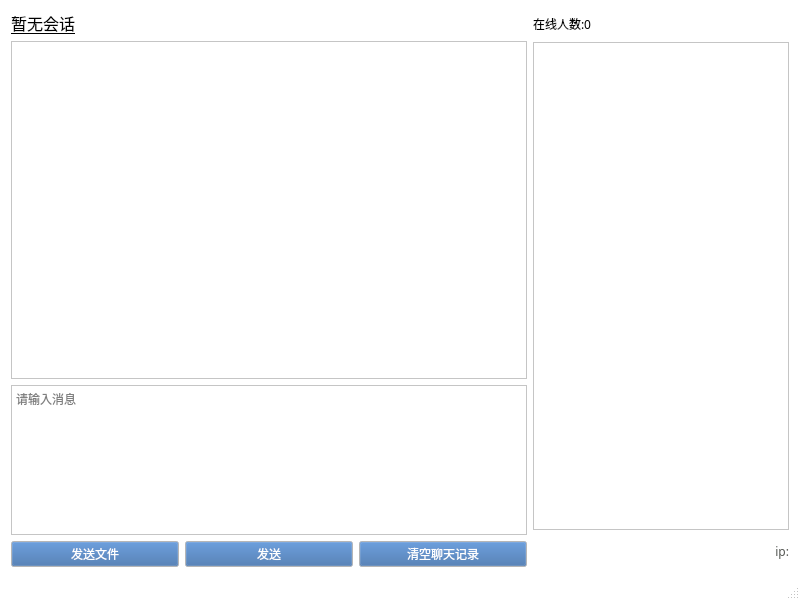
<?xml version="1.0" encoding="UTF-8"?>
<ui version="4.0">
 <class>MainWindow</class>
 <widget class="QMainWindow" name="MainWindow">
  <property name="geometry">
   <rect>
    <x>0</x>
    <y>0</y>
    <width>800</width>
    <height>600</height>
   </rect>
  </property>
  <property name="minimumSize">
   <size>
    <width>800</width>
    <height>600</height>
   </size>
  </property>
  <property name="palette">
   <palette>
    <active>
     <colorrole role="Base">
      <brush brushstyle="SolidPattern">
       <color alpha="255">
        <red>255</red>
        <green>255</green>
        <blue>255</blue>
       </color>
      </brush>
     </colorrole>
     <colorrole role="Window">
      <brush brushstyle="SolidPattern">
       <color alpha="255">
        <red>255</red>
        <green>255</green>
        <blue>255</blue>
       </color>
      </brush>
     </colorrole>
    </active>
    <inactive>
     <colorrole role="Base">
      <brush brushstyle="SolidPattern">
       <color alpha="255">
        <red>255</red>
        <green>255</green>
        <blue>255</blue>
       </color>
      </brush>
     </colorrole>
     <colorrole role="Window">
      <brush brushstyle="SolidPattern">
       <color alpha="255">
        <red>255</red>
        <green>255</green>
        <blue>255</blue>
       </color>
      </brush>
     </colorrole>
    </inactive>
    <disabled>
     <colorrole role="Base">
      <brush brushstyle="SolidPattern">
       <color alpha="255">
        <red>255</red>
        <green>255</green>
        <blue>255</blue>
       </color>
      </brush>
     </colorrole>
     <colorrole role="Window">
      <brush brushstyle="SolidPattern">
       <color alpha="255">
        <red>255</red>
        <green>255</green>
        <blue>255</blue>
       </color>
      </brush>
     </colorrole>
    </disabled>
   </palette>
  </property>
  <property name="font">
   <font>
    <family>Tlwg Typist</family>
   </font>
  </property>
  <property name="windowTitle">
   <string>UDP通讯</string>
  </property>
  <property name="windowIcon">
   <iconset resource="resource.qrc">
    <normaloff>:/icon/super.png</normaloff>:/icon/super.png</iconset>
  </property>
  <widget class="QWidget" name="centralWidget">
   <layout class="QHBoxLayout" name="horizontalLayout_2">
    <item>
     <layout class="QVBoxLayout" name="verticalLayout">
      <item>
       <widget class="QLabel" name="currentSessionLabel">
        <property name="font">
         <font>
          <pointsize>12</pointsize>
          <underline>true</underline>
         </font>
        </property>
        <property name="text">
         <string>暂无会话</string>
        </property>
       </widget>
      </item>
      <item>
       <widget class="QTextBrowser" name="textBrowser"/>
      </item>
      <item>
       <widget class="QTextEdit" name="textEdit">
        <property name="maximumSize">
         <size>
          <width>16777215</width>
          <height>150</height>
         </size>
        </property>
        <property name="placeholderText">
         <string>请输入消息</string>
        </property>
       </widget>
      </item>
      <item>
       <layout class="QHBoxLayout" name="horizontalLayout">
        <item>
         <widget class="QPushButton" name="sendFileButton">
          <property name="palette">
           <palette>
            <active>
             <colorrole role="Button">
              <brush brushstyle="SolidPattern">
               <color alpha="255">
                <red>52</red>
                <green>101</green>
                <blue>164</blue>
               </color>
              </brush>
             </colorrole>
             <colorrole role="ButtonText">
              <brush brushstyle="SolidPattern">
               <color alpha="255">
                <red>255</red>
                <green>255</green>
                <blue>255</blue>
               </color>
              </brush>
             </colorrole>
            </active>
            <inactive>
             <colorrole role="Button">
              <brush brushstyle="SolidPattern">
               <color alpha="255">
                <red>52</red>
                <green>101</green>
                <blue>164</blue>
               </color>
              </brush>
             </colorrole>
             <colorrole role="ButtonText">
              <brush brushstyle="SolidPattern">
               <color alpha="255">
                <red>255</red>
                <green>255</green>
                <blue>255</blue>
               </color>
              </brush>
             </colorrole>
            </inactive>
            <disabled>
             <colorrole role="Button">
              <brush brushstyle="SolidPattern">
               <color alpha="255">
                <red>52</red>
                <green>101</green>
                <blue>164</blue>
               </color>
              </brush>
             </colorrole>
             <colorrole role="ButtonText">
              <brush brushstyle="SolidPattern">
               <color alpha="255">
                <red>190</red>
                <green>190</green>
                <blue>190</blue>
               </color>
              </brush>
             </colorrole>
            </disabled>
           </palette>
          </property>
          <property name="text">
           <string>发送文件</string>
          </property>
          <property name="icon">
           <iconset resource="resource.qrc">
            <normaloff>:/images/images/file.png</normaloff>:/images/images/file.png</iconset>
          </property>
         </widget>
        </item>
        <item>
         <widget class="QPushButton" name="pushButton">
          <property name="palette">
           <palette>
            <active>
             <colorrole role="Button">
              <brush brushstyle="SolidPattern">
               <color alpha="255">
                <red>52</red>
                <green>101</green>
                <blue>164</blue>
               </color>
              </brush>
             </colorrole>
             <colorrole role="ButtonText">
              <brush brushstyle="SolidPattern">
               <color alpha="255">
                <red>255</red>
                <green>255</green>
                <blue>255</blue>
               </color>
              </brush>
             </colorrole>
            </active>
            <inactive>
             <colorrole role="Button">
              <brush brushstyle="SolidPattern">
               <color alpha="255">
                <red>52</red>
                <green>101</green>
                <blue>164</blue>
               </color>
              </brush>
             </colorrole>
             <colorrole role="ButtonText">
              <brush brushstyle="SolidPattern">
               <color alpha="255">
                <red>255</red>
                <green>255</green>
                <blue>255</blue>
               </color>
              </brush>
             </colorrole>
            </inactive>
            <disabled>
             <colorrole role="Button">
              <brush brushstyle="SolidPattern">
               <color alpha="255">
                <red>52</red>
                <green>101</green>
                <blue>164</blue>
               </color>
              </brush>
             </colorrole>
             <colorrole role="ButtonText">
              <brush brushstyle="SolidPattern">
               <color alpha="255">
                <red>190</red>
                <green>190</green>
                <blue>190</blue>
               </color>
              </brush>
             </colorrole>
            </disabled>
           </palette>
          </property>
          <property name="text">
           <string>发送</string>
          </property>
          <property name="icon">
           <iconset resource="resource.qrc">
            <normaloff>:/images/images/send.png</normaloff>:/images/images/send.png</iconset>
          </property>
         </widget>
        </item>
        <item>
         <widget class="QPushButton" name="cleanHistoryButton">
          <property name="palette">
           <palette>
            <active>
             <colorrole role="WindowText">
              <brush brushstyle="SolidPattern">
               <color alpha="255">
                <red>255</red>
                <green>255</green>
                <blue>255</blue>
               </color>
              </brush>
             </colorrole>
             <colorrole role="Button">
              <brush brushstyle="SolidPattern">
               <color alpha="255">
                <red>52</red>
                <green>101</green>
                <blue>164</blue>
               </color>
              </brush>
             </colorrole>
             <colorrole role="Text">
              <brush brushstyle="SolidPattern">
               <color alpha="255">
                <red>255</red>
                <green>255</green>
                <blue>255</blue>
               </color>
              </brush>
             </colorrole>
             <colorrole role="ButtonText">
              <brush brushstyle="SolidPattern">
               <color alpha="255">
                <red>255</red>
                <green>255</green>
                <blue>255</blue>
               </color>
              </brush>
             </colorrole>
            </active>
            <inactive>
             <colorrole role="WindowText">
              <brush brushstyle="SolidPattern">
               <color alpha="255">
                <red>255</red>
                <green>255</green>
                <blue>255</blue>
               </color>
              </brush>
             </colorrole>
             <colorrole role="Button">
              <brush brushstyle="SolidPattern">
               <color alpha="255">
                <red>52</red>
                <green>101</green>
                <blue>164</blue>
               </color>
              </brush>
             </colorrole>
             <colorrole role="Text">
              <brush brushstyle="SolidPattern">
               <color alpha="255">
                <red>255</red>
                <green>255</green>
                <blue>255</blue>
               </color>
              </brush>
             </colorrole>
             <colorrole role="ButtonText">
              <brush brushstyle="SolidPattern">
               <color alpha="255">
                <red>255</red>
                <green>255</green>
                <blue>255</blue>
               </color>
              </brush>
             </colorrole>
            </inactive>
            <disabled>
             <colorrole role="WindowText">
              <brush brushstyle="SolidPattern">
               <color alpha="255">
                <red>190</red>
                <green>190</green>
                <blue>190</blue>
               </color>
              </brush>
             </colorrole>
             <colorrole role="Button">
              <brush brushstyle="SolidPattern">
               <color alpha="255">
                <red>52</red>
                <green>101</green>
                <blue>164</blue>
               </color>
              </brush>
             </colorrole>
             <colorrole role="Text">
              <brush brushstyle="SolidPattern">
               <color alpha="255">
                <red>190</red>
                <green>190</green>
                <blue>190</blue>
               </color>
              </brush>
             </colorrole>
             <colorrole role="ButtonText">
              <brush brushstyle="SolidPattern">
               <color alpha="255">
                <red>190</red>
                <green>190</green>
                <blue>190</blue>
               </color>
              </brush>
             </colorrole>
            </disabled>
           </palette>
          </property>
          <property name="text">
           <string>清空聊天记录</string>
          </property>
          <property name="icon">
           <iconset resource="resource.qrc">
            <normaloff>:/images/images/clean.png</normaloff>:/images/images/clean.png</iconset>
          </property>
         </widget>
        </item>
       </layout>
      </item>
     </layout>
    </item>
    <item>
     <layout class="QVBoxLayout" name="verticalLayout_1">
      <property name="sizeConstraint">
       <enum>QLayout::SetDefaultConstraint</enum>
      </property>
      <item>
       <widget class="QLabel" name="countLabel">
        <property name="minimumSize">
         <size>
          <width>0</width>
          <height>25</height>
         </size>
        </property>
        <property name="text">
         <string>在线人数:0</string>
        </property>
       </widget>
      </item>
      <item>
       <widget class="QListWidget" name="listWidget">
        <property name="sizePolicy">
         <sizepolicy hsizetype="Fixed" vsizetype="Expanding">
          <horstretch>0</horstretch>
          <verstretch>0</verstretch>
         </sizepolicy>
        </property>
       </widget>
      </item>
      <item>
       <widget class="QLabel" name="selfIpLabel">
        <property name="minimumSize">
         <size>
          <width>0</width>
          <height>31</height>
         </size>
        </property>
        <property name="palette">
         <palette>
          <active>
           <colorrole role="WindowText">
            <brush brushstyle="SolidPattern">
             <color alpha="255">
              <red>85</red>
              <green>87</green>
              <blue>83</blue>
             </color>
            </brush>
           </colorrole>
          </active>
          <inactive>
           <colorrole role="WindowText">
            <brush brushstyle="SolidPattern">
             <color alpha="255">
              <red>85</red>
              <green>87</green>
              <blue>83</blue>
             </color>
            </brush>
           </colorrole>
          </inactive>
          <disabled>
           <colorrole role="WindowText">
            <brush brushstyle="SolidPattern">
             <color alpha="255">
              <red>190</red>
              <green>190</green>
              <blue>190</blue>
             </color>
            </brush>
           </colorrole>
          </disabled>
         </palette>
        </property>
        <property name="layoutDirection">
         <enum>Qt::RightToLeft</enum>
        </property>
        <property name="text">
         <string>ip:</string>
        </property>
        <property name="alignment">
         <set>Qt::AlignRight|Qt::AlignTrailing|Qt::AlignVCenter</set>
        </property>
        <property name="buddy">
         <cstring></cstring>
        </property>
       </widget>
      </item>
     </layout>
    </item>
   </layout>
  </widget>
  <widget class="QStatusBar" name="statusBar"/>
  <widget class="QMenuBar" name="menuBar">
   <property name="geometry">
    <rect>
     <x>0</x>
     <y>0</y>
     <width>800</width>
     <height>28</height>
    </rect>
   </property>
  </widget>
 </widget>
 <layoutdefault spacing="6" margin="11"/>
 <resources>
  <include location="resource.qrc"/>
 </resources>
 <connections/>
</ui>
